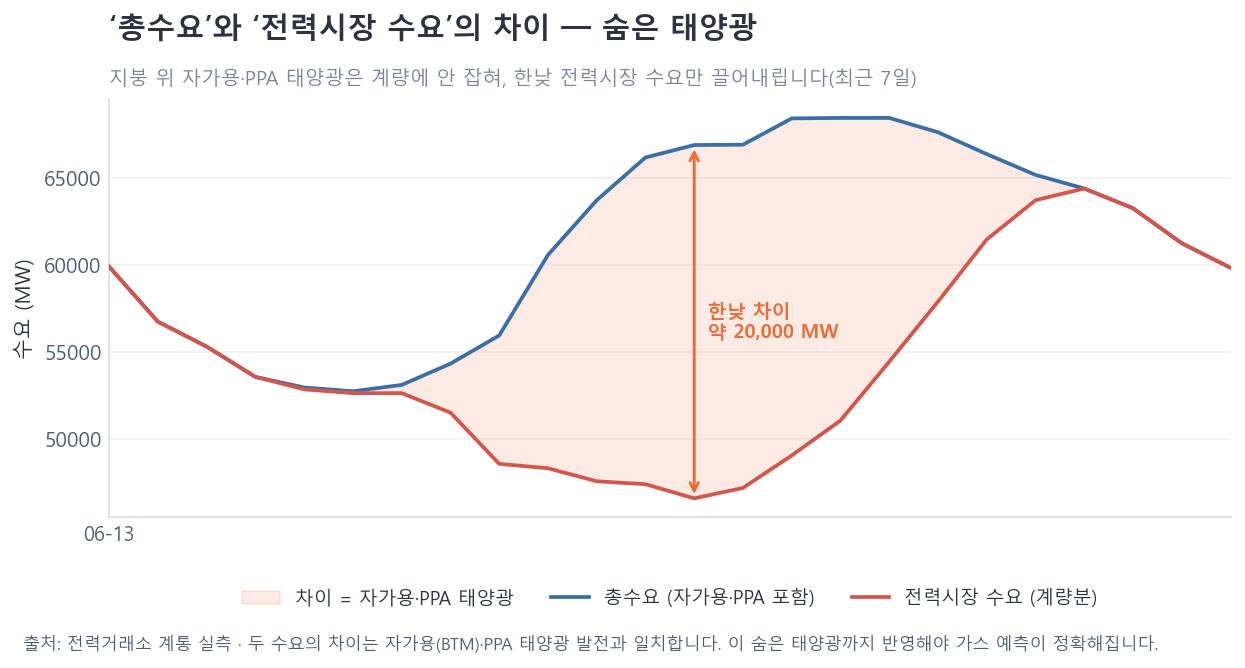

Generate this figure with Python:
# -*- coding: utf-8 -*-
"""7단계 · 총수요 vs 전력시장 수요 (차이 = 자가용·PPA 발전).
데이터: historical(gen_total_kr=총수요, real_demand_land=전력시장 수요) — 최근 7일.
두 수요의 차이가 곧 '계량에 안 잡히는' 자가용(BTM)·PPA 태양광 발전을 시사합니다.
실행: python step7_demand_gap.py  → step7_demand_gap.png 생성
"""
import os, sqlite3
import numpy as np, pandas as pd
import matplotlib as mpl, matplotlib.pyplot as plt
import matplotlib.dates as mdates

HERE = os.path.dirname(os.path.abspath(__file__))
ROOT = os.path.normpath(os.path.join(HERE, '..', '..', '..'))
DB = os.path.join(ROOT, '1. data_fetcher_and_db', 'data', 'input_data_land.db')

# ======================================================================
#  ▼▼▼  바꿀 값(색·라벨·문구·기간)은 여기 모여 있습니다  ▼▼▼
# ======================================================================
INK, MUTED, SOFT, ACCENT = '#2d3142', '#4f5d75', '#7a8399', '#eb6c36'
C_TOTAL  = '#3b6ea5'   # 총수요(파랑)
C_MARKET = '#d4564b'   # 전력시장 수요(빨강)
C_GAP    = ACCENT      # 차이 영역
RULE     = '#d9dce3'

START, END = '2026-06-13', '2026-06-14'   # 7일 [START, END)
TITLE    = "‘총수요’와 ‘전력시장 수요’의 차이 — 숨은 태양광"
SUBTITLE = "지붕 위 자가용·PPA 태양광은 계량에 안 잡혀, 한낮 전력시장 수요만 끌어내립니다(최근 7일)"
YLABEL   = "수요 (MW)"
LAB_TOTAL, LAB_MARKET = "총수요 (자가용·PPA 포함)", "전력시장 수요 (계량분)"
# ======================================================================

mpl.rcParams.update({
    'font.family': 'Malgun Gothic', 'axes.unicode_minus': False,
    'figure.facecolor': 'white', 'axes.facecolor': 'white', 'savefig.facecolor': 'white',
    'axes.edgecolor': MUTED, 'axes.labelcolor': INK, 'text.color': INK,
    'xtick.color': MUTED, 'ytick.color': MUTED, 'figure.dpi': 150,
})

con = sqlite3.connect(DB)
df = pd.read_sql("SELECT timestamp, gen_total_kr, real_demand_land, gen_solar_btm_kr, gen_solar_ppa_kr "
                 "FROM historical ORDER BY timestamp", con, parse_dates=['timestamp'])
con.close()
df = df[(df.timestamp >= START) & (df.timestamp < END)].copy()
df['gap'] = df.gen_total_kr - df.real_demand_land
df['btmppa'] = df.gen_solar_btm_kr.fillna(0) + df.gen_solar_ppa_kr.fillna(0)
peak_gap = df.gap.max()
print('rows', len(df), 'max gap', round(peak_gap), 'MW  gap~btm+ppa corr',
      round(df.gap.corr(df.btmppa), 4))

fig, ax = plt.subplots(figsize=(8.4, 4.5))
t = df.timestamp
ax.fill_between(t, df.real_demand_land, df.gen_total_kr, color=C_GAP, alpha=0.13, zorder=1,
                label='차이 = 자가용·PPA 태양광')
ax.plot(t, df.gen_total_kr,    color=C_TOTAL,  lw=1.8, zorder=3, label=LAB_TOTAL)
ax.plot(t, df.real_demand_land, color=C_MARKET, lw=1.8, zorder=3, label=LAB_MARKET)

# 가장 격차 큰 한낮에 화살표 주석
imax = df.gap.idxmax(); tmax = df.loc[imax, 'timestamp']
y_lo = df.loc[imax, 'real_demand_land']; y_hi = df.loc[imax, 'gen_total_kr']
ax.annotate('', xy=(tmax, y_hi), xytext=(tmax, y_lo),
            arrowprops=dict(arrowstyle='<->', color=ACCENT, lw=1.4))
ax.text(tmax, (y_lo + y_hi) / 2, f'  한낮 차이\n  약 {peak_gap/1000:.0f},000 MW', fontsize=9.2,
        color=ACCENT, fontweight='bold', ha='left', va='center')

ax.xaxis.set_major_locator(mdates.DayLocator())
ax.xaxis.set_major_formatter(mdates.DateFormatter('%m-%d'))
ax.set_xlim(df.timestamp.min(), df.timestamp.max())
ax.set_ylabel(YLABEL, fontsize=10)
ax.set_title(TITLE, fontsize=14, fontweight='bold', color=INK, loc='left', pad=30)
ax.text(0, 1.035, SUBTITLE, transform=ax.transAxes, fontsize=9.4, color=SOFT, ha='left')
ax.legend(loc='upper center', bbox_to_anchor=(0.5, -0.13), ncol=3, frameon=False, fontsize=9.0)

for s in ('top', 'right'): ax.spines[s].set_visible(False)
for s in ('left', 'bottom'): ax.spines[s].set_color(RULE)
ax.tick_params(length=0); ax.yaxis.grid(True, alpha=0.18); ax.set_axisbelow(True)
ax.tick_params(axis='x', labelsize=9.5)
fig.text(0.012, 0.005,
         "출처: 전력거래소 계통 실측 · 두 수요의 차이는 자가용(BTM)·PPA 태양광 발전과 일치합니다. "
         "이 숨은 태양광까지 반영해야 가스 예측이 정확해집니다.",
         fontsize=8.2, color=MUTED)
fig.subplots_adjust(top=0.82, bottom=0.20, left=0.08, right=0.97)
fig.savefig(os.path.join(HERE, 'step7_demand_gap.png'), bbox_inches='tight', dpi=150)
plt.close(fig)
print('saved step7_demand_gap.png')
